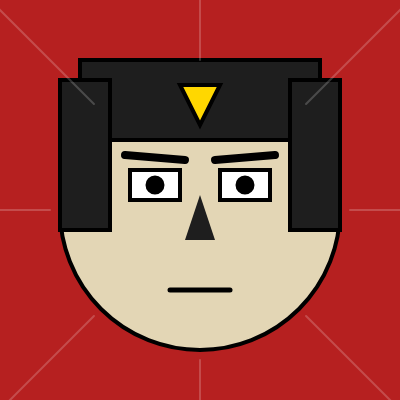
Frame 1 (no input)
Frame 60 (no input): identical to frame 1, image omitted
Frame 120 (the mouse pressed at the canvas centre since frame 60): identical to frame 1, image omitted

The p5.js sketch that drew this single still picture (run headless with seeded random() and noise() and a simulated clock; from frame 60 on, the mouse is pressed at the canvas centre):

// p5.js sketch
// ── sketch.js
function setup() {
  createCanvas(400, 400);
}

function draw() {
  // Fundo Vermelho Construtivista
  background("#B62020"); 

  // 1. O Rosto (Bege papel envelhecido)
  fill('#E3D6B5');
  stroke(0);
  strokeWeight(4);
  circle(200, 210, 280);

  // 2. Chapéu Ushanka (Formas retangulares e rígidas)
  fill(30); // Cinza quase preto
  rect(80, 60, 240, 80); // Topo do chapéu
  rect(60, 80, 50, 150);  // Protetor orelha esquerda
  rect(290, 80, 50, 150); // Protetor orelha direita
  
  // A Estrela Vermelha no chapéu
  fill("#FFD700"); // Amarelo Ouro
  push();
  translate(200, 100);
  rotate(PI/1); 
  triangle(-20, 15, 20, 15, 0, -25); // Estrela simplificada
  pop();

  // 3. Olhos (Rigorosos e geométricos)
  fill(255);
  rect(130, 170, 50, 30); // Olho esquerdo retangular
  rect(220, 170, 50, 30); // Olho direito retangular
  
  fill(0);
  circle(155, 185, 15); // Pupilas fixas
  circle(245, 185, 15);

  // 4. Sobrancelhas (Grossas e de determinação)
  strokeWeight(8);
  line(125, 155, 185, 160);
  line(215, 160, 275, 155);

  // 5. O Nariz (Triângulo sólido, estilo cartaz de propaganda)
  noStroke();
  fill(30);
  triangle(200, 195, 185, 240, 215, 240);

  // 6. Boca (Séria e reta)
  stroke(0);
  strokeWeight(5);
  line(170, 290, 230, 290);

  // 7. Detalhes de Fundo (Engrenagens ou Raios)
  stroke(255, 50); // Branco transparente
  strokeWeight(2);
  for(let i = 0; i < 8; i++) {
    push();
    translate(200, 210);
    rotate(TWO_PI * i / 8);
    line(150, 0, 300, 0);
    pop();
  }

  if(mouseIsPressed) {
    console.log(mouseX, mouseY);
  }
}
